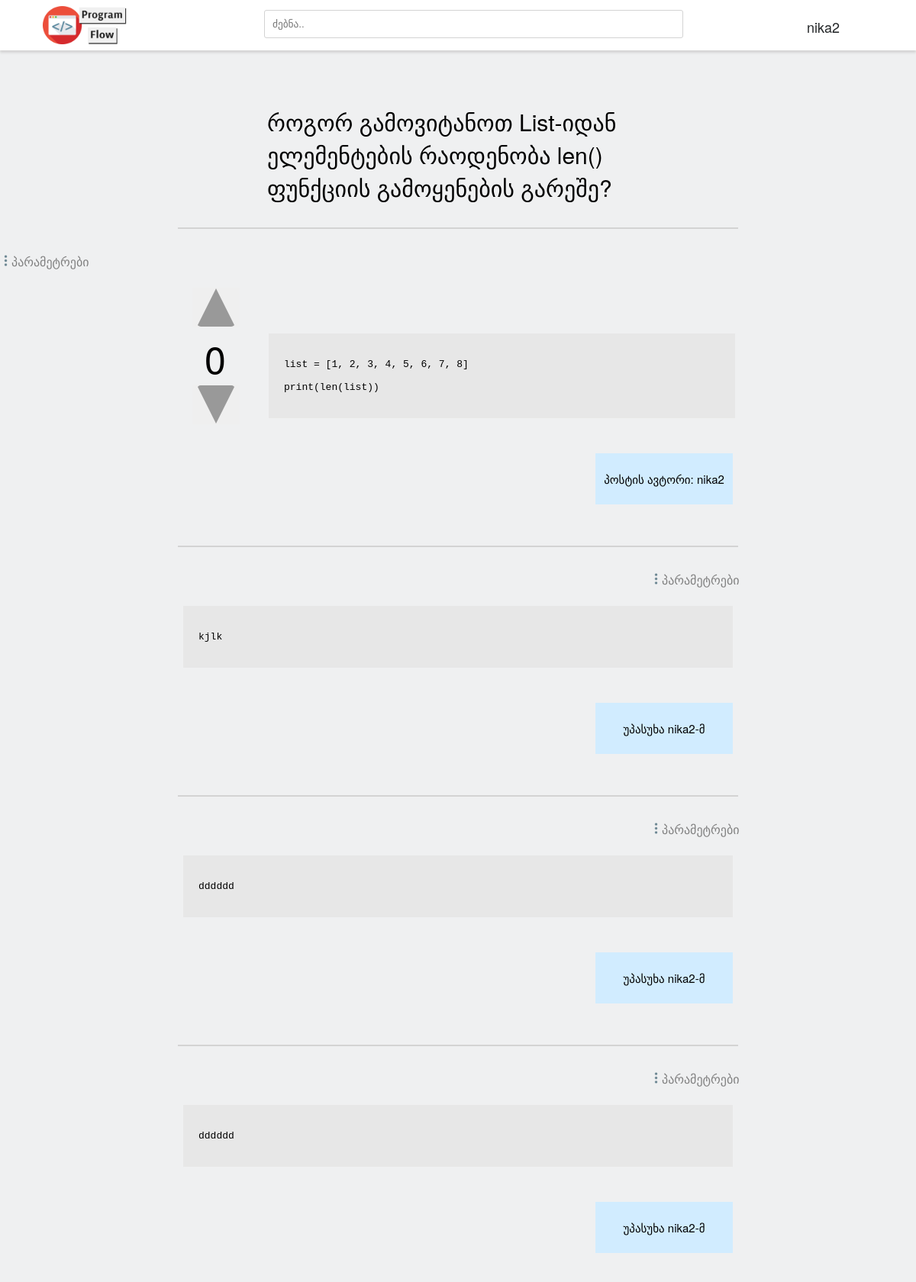
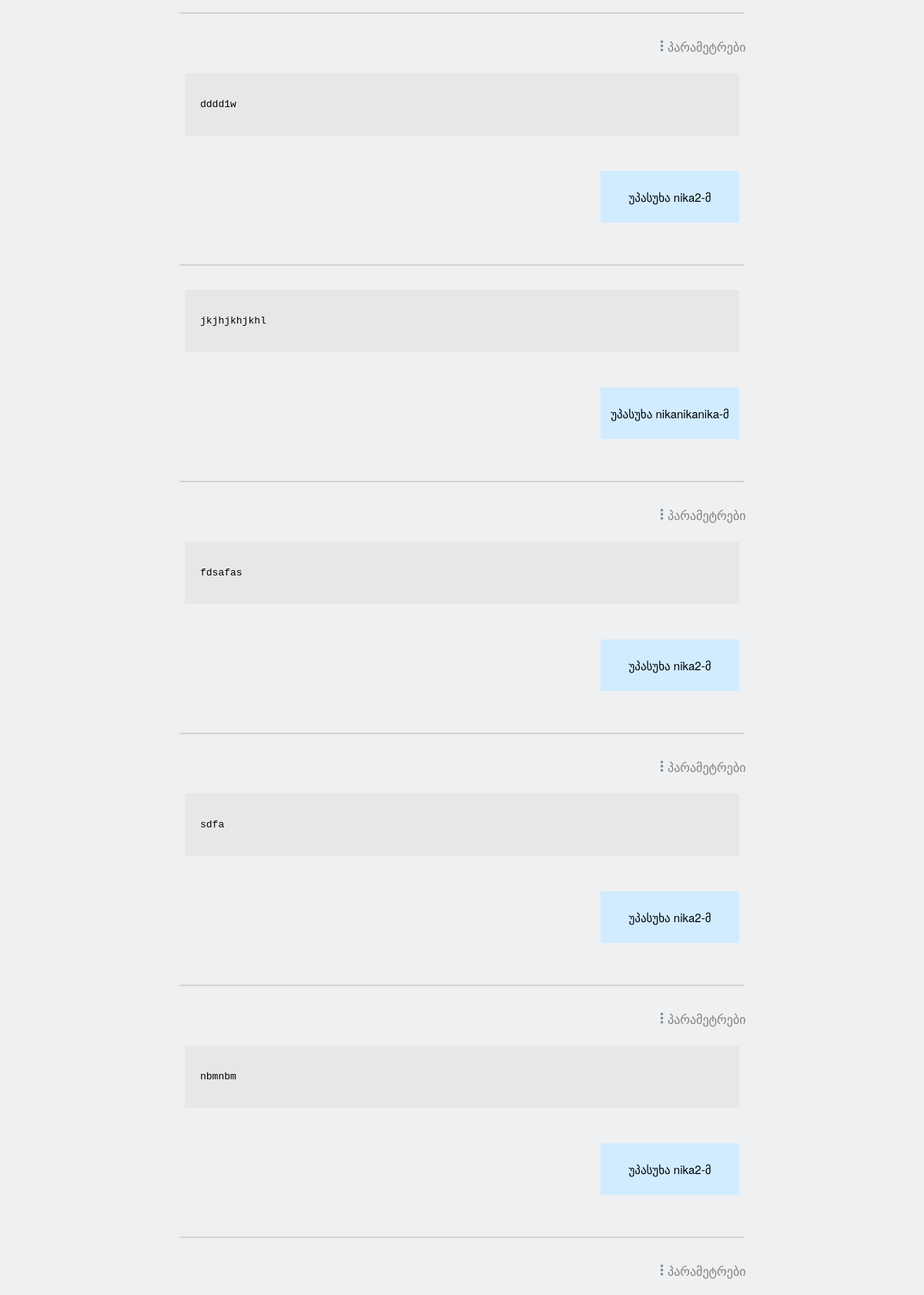
Page /posts/1 (signed in, upper part) on the committed database (2 pictures, top to bottom).
### app.py (models this page shows)
class Posts(db.Model):
    post_id = db.Column(db.Integer, primary_key=True)
    author = db.Column(db.String(10000), nullable=False)
    author_name = db.Column(db.String(10000), nullable=False)
    post = db.Column(db.Text, nullable=False)
    code = db.Column(db.Text, nullable=False)
    votes = db.Column(db.Integer, nullable=False)
    vote_authors = db.Column(db.Text)

class Answers(db.Model):
    post_id = db.Column(db.Integer, primary_key=True)
    answer_id = db.Column(db.Integer, nullable=False)
    answer_author = db.Column(db.Text, nullable=False)
    answer_username = db.Column(db.Text, nullable=False)
    answer = db.Column(db.Text, nullable=False)
    votes = db.Column(db.Integer, nullable=False)
    vote_authors = db.Column(db.Text)

### app.py (the view)
@app.route('/posts/<int:id>', methods=['POST', 'GET'])
def post_page(id):
    post_data = Posts.query.get(id)
    answer_data = Answers.query.all()
    if request.method == 'POST':
        if 'user' in session:
            upvoter = request.form.get('upvoter')
            downvoter = request.form.get('downvoter')
            session['upvoted'] = True
            session['downvoted'] = False
            if upvoter == 'up':
                vote_author = session['user']
                votes = post_data.votes
                if vote_author not in str(post_data.vote_authors):
                    post_data.vote_authors = f'{post_data.vote_authors},{vote_author}'
                    if session['downvoted'] == True:
                        votes+=2
                        session['upvoted'] = True
                    else:
                        votes+=1
                        session['upvoted'] = True
                elif vote_author in str(post_data.vote_authors):
                    post_data.vote_authors = post_data.vote_authors.replace(vote_author, '')
                    votes-=1
                    session['upvoted'] = False
                    session['downvoted'] = False
                post_data.votes = votes
                db.session.commit()
                if 'user' in session:
                    if post_data:
                        return render_template('post_page.html', post_data=post_data, current_user=session['user'], upvoted=session['upvoted'])
                    else:
                        flash('ERROR: ვერ ჩამოიტვირთა მონაცემები..', category='error')
                        return redirect(url_for('posts'))
                else:
                    return redirect(url_for('home'))
            elif downvoter == 'dwn':
                vote_author = session['user']
                votes = post_data.votes
                if vote_author not in str(post_data.vote_authors):
                    post_data.vote_authors = f'{post_data.vote_authors}-{vote_author}'
                    if session['upvoted'] == False:
                        votes-=1
                        session['downvoted'] = True
                    elif session['upvoted'] == True:
                        votes-=2
                        session['upvoted'] = False
                        session['downvoted'] = True
                elif vote_author in str(post_data.vote_authors):
                    post_data.vote_authors = post_data.vote_authors.replace(f'{vote_author}-', '')
                    if session['upvoted'] == False:
                        votes+=1
                    session['downvoted'] = False
                    session['upvoted'] = False
                post_data.votes = votes
                db.session.commit()
                if 'user' in session:
                    if post_data and answer_data:
                        return render_template('post_page.html', post_data=post_data, answer_data=answer_data, current_user=session['user'], downvoted=session['downvoted'])
                    elif post_data:
                        return render_template('post_page.html', post_data=post_data, current_user=session['user'], downvoted=session['downvoted'])
                    else:
                        flash('ERROR: ვერ ჩამოიტვირთა მონაცემები..', category='error')
                        return redirect(url_for('posts'))
                else:
                    return redirect(url_for('home'))
            if request.form.get('answer'):
                answer = request.form.get('answer')
                created_answer = Answers(answer_id=post_data.post_id, answer_author=session['user'], answer_username=session['username'], answer=answer, votes=0)
                db.session.add(created_answer)
                db.session.commit()
                return redirect(f'/posts/{id}')
        else:
            flash('არ ხართ შესული ექაუნთზე..')
            return redirect(url_for('home'))
    else:
        if 'user' in session:
            if post_data:
                return render_template('post_page.html', post_data=post_data, answer_data=answer_data, current_user=session['user'])
            else:
                flash('ERROR: ვერ ჩამოიტვირთა მონაცემები..', category='error')
                return redirect(url_for('posts'))
        else:
            return redirect(url_for('home'))

### templates/post_page.html (shortened to what this page needs)
{%extends 'base.html'%}
{%block content%}
<br>
{%if post_data.post%}
    <br><br>
    <div class='title'>
        {{post_data.post}}
    </div>
    <br>
    <hr style="width:61%;border:lightgray solid 1px;">
{%endif%}
<br>
    {%if post_data.author == current_user%}
        <img src="{{url_for('static', filename='images/settings_icon.png')}}" height='15' width='15'><a class='settings' href='/posts/post_settings/{{post_data.post_id}}'>პარამეტრები</a>
        <br><br>
    {%endif%}
{%if post_data.code%}
    <div class='votesDiv'>
            <form action='' method='POST'>
                <button type='submit' class='buttonVote'>{%if upvoted%}<div class='upvoteActive'></div>{%elif not upvoted%}<div class='upvote'></div>{%endif%}</button>
            </form>
            <div class='votes'>{{post_data.votes}}</div>
            <form action='' method='POST'>
                <button type='submit' class='buttonVote'>{%if downvoted%}<div class='downvoteActive'></div>{%else%}<div class='downvote'></div>{%endif%}</button>
            </form>
        <div class='codeDiv'>
            <pre class='code'>{{post_data.code}}</pre>
        </div>
    </div>
    <br><br>
    <div class='authorDiv'><p class='author'>პოსტის ავტორი: {{post_data.author_name}}</p></div>
{%endif%}
{%for answer in answer_data%}
    <br><br>
    <hr class='answerSeparator'>
    <br>
    {%if answer.answer_author == current_user%}
    <img style='margin-left:71%' src="{{url_for('static', filename='images/settings_icon.png')}}" height='15' width='15'><a class='settings' href='/posts/post_settings/{{answer_data.post_id}}'>პარამეტრები</a>
    <br><br>
    {%endif%}
    <div class='answerCodeDiv'>
        <pre class='answerCode'>{{answer.answer}}</pre>
    </div>
        <br><br>
    <div class='authorDiv'><p class='author'>უპასუხა {{answer.answer_username}}-მ</p></div>
{%endfor%}
<br>
{%endblock%}

### static/style.css (style rules this page uses)
body { padding: 0; margin: 0; font-family: 'Helvetica Neue', 'Helvetica', Arial, sans-serif, Calibri; background-color: #eff0f1; }
.votesDiv { margin-left: 21%; }
.buttonVote { border: 0px solid; background-color: none; }
.upvote { width: 0; height: 0; border-left: 25px solid transparent; border-right: 25px solid transparent; border-bottom: 50px solid #999; border-radius: 5px; }
.downvote { width: 0; height: 0; border-left: 25px solid transparent; border-right: 25px solid transparent; border-top: 50px solid #999; border-radius: 5px; }
.votes { font-size: 50px; margin-left: 16px; }
.title { margin-left: 350px; margin-right: 270px; font-size:30px; max-width: 30em; word-wrap: break-word; }
.codeDiv { background-color: #e7e7e7; padding: 20px; margin-right: 25%; margin-left: 100px; margin-top: -13%; }
.code { word-wrap: break-word; white-space: pre-wrap; }
.authorDiv { padding: 8px; margin-left: 65%; margin-right: 20%; background-color: #d1ecff; text-align: center; }
.author { font-size: 15px; }
.answerCodeDiv { background-color: #e7e7e7; padding: 20px; margin-right: 20%; margin-left: 20%; }
.answerCode { word-wrap: break-word; white-space: pre-wrap; }
.answerSeparator { width: 61%; border: lightgray solid 1px; }
.settings { text-decoration: none; color: gray; }

### rows in the picture
Posts: post "როგორ გამოვიტანოთ List-იდან ელემენტების რაოდენობა len() ფუნქციის გამოყენების გარეშე?", votes "0", code "list = [1, 2, 3, 4, 5, 6, 7, 8] print(len(list))", author_name "nika2"
Answers: answer "kjlk", answer_username "nika2"
Answers: answer "dddddd", answer_username "nika2"
Answers: answer "dddddd", answer_username "nika2"
Answers: answer "dddd1w", answer_username "nika2"
Answers: answer "jkjhjkhjkhl", answer_username "nikanikanika"
Answers: answer "fdsafas", answer_username "nika2"
Answers: answer "sdfa", answer_username "nika2"
Answers: answer "nbmnbm", answer_username "nika2"

### other values in the picture
{{ session['username'] }} "nika2"
